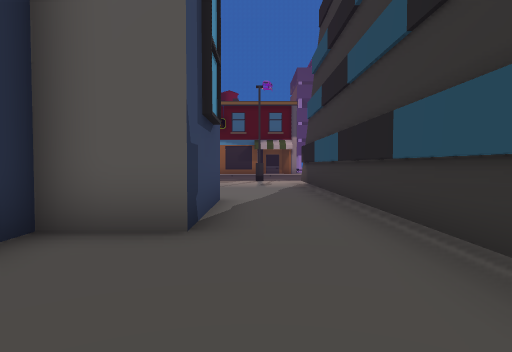
View 1 (above)

24 first-person views from a walk through a 3-D level made in the Unity game engine. The camera is 1.4 m above the floor, tilts 2° down and sees 75° across. The floor is counted in squares, 2 m on a side. Each view is taken from the middle of a square. On the plan, view 1 faces up. The plan holds only what a view shows up to about 10 squares ahead; the rest is blank. The place goes on beyond the plan. The player character is not drawn. Some animated figures are left out. Some surface patterns are stand-ins.

View 2
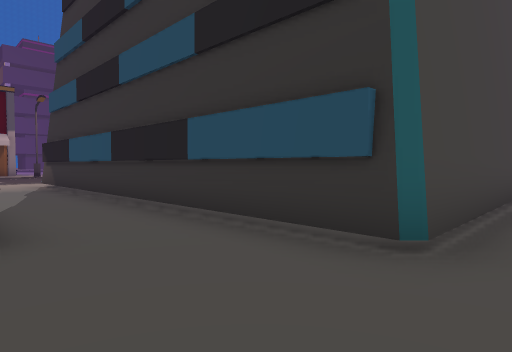

View 3
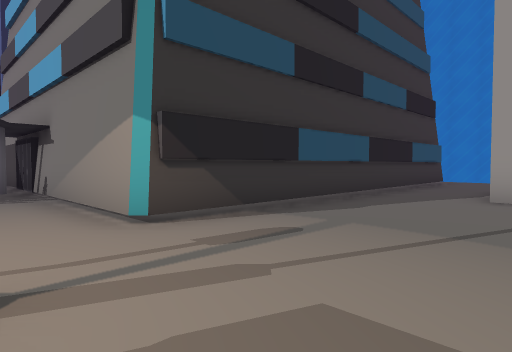

View 4
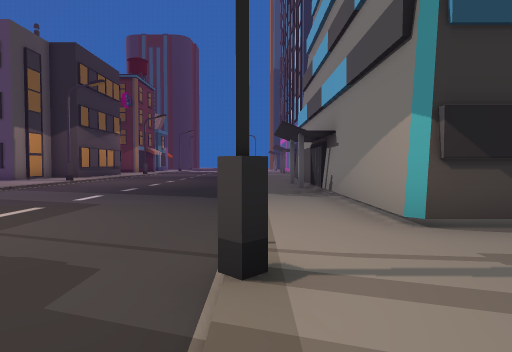

View 5
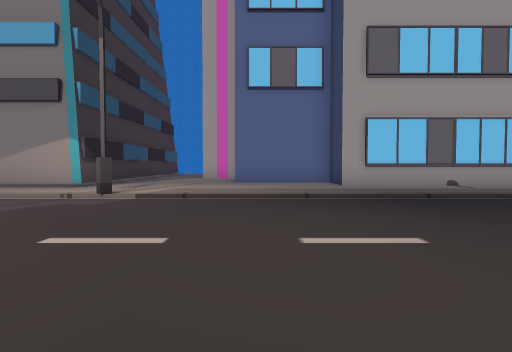

View 6
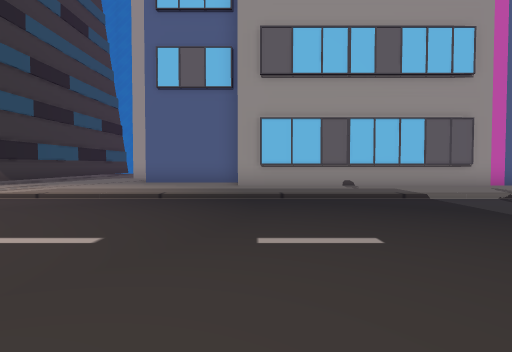

View 7
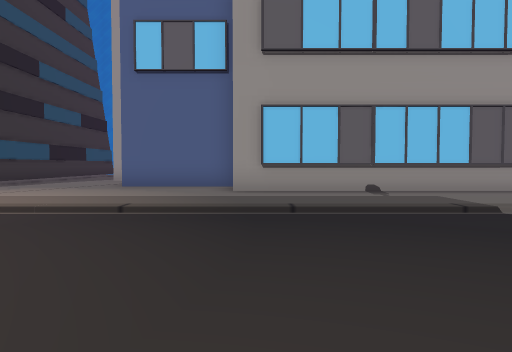

View 8
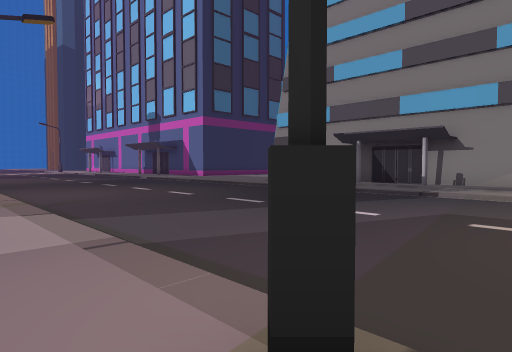

View 9
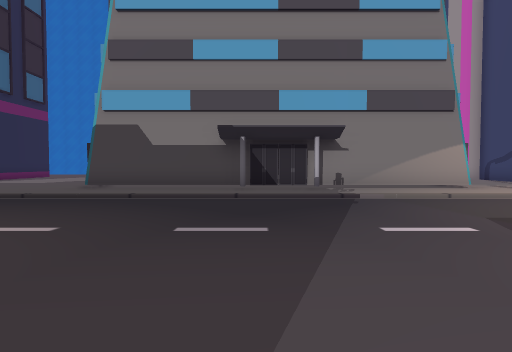

View 10
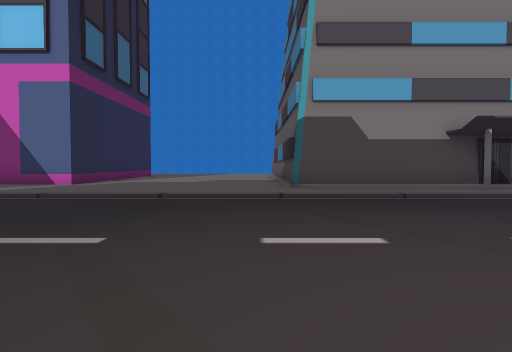

View 11
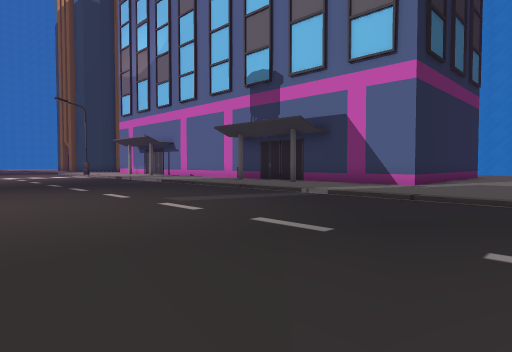

View 12
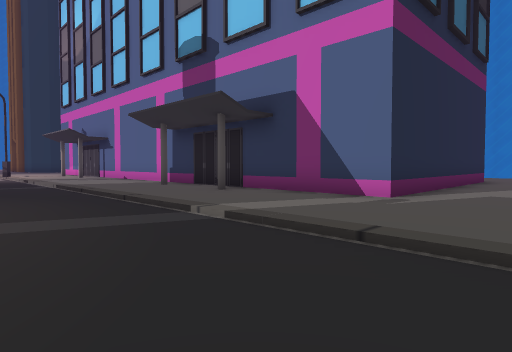

View 13
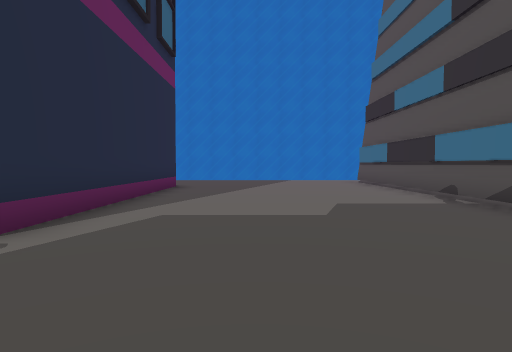

View 14
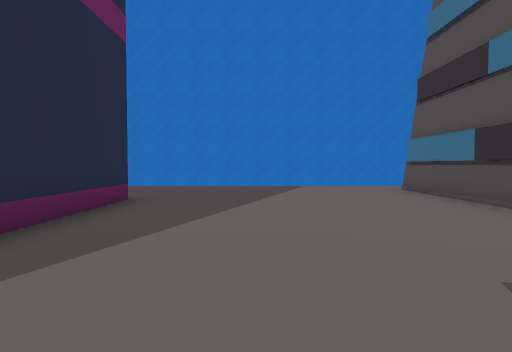

View 15
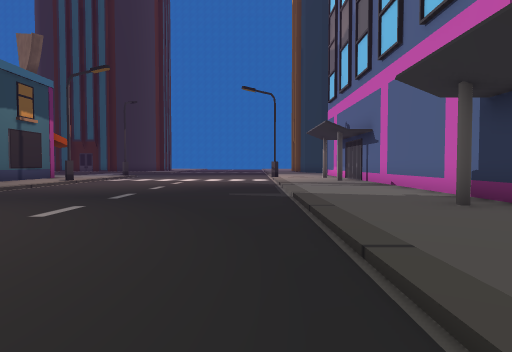

View 16
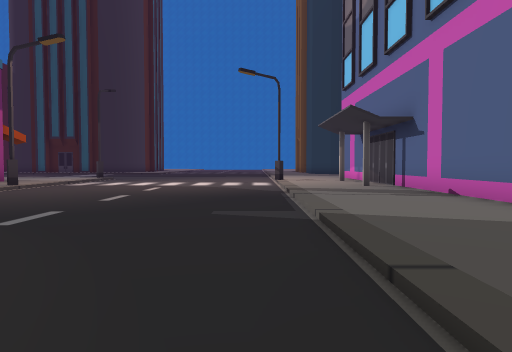

View 17
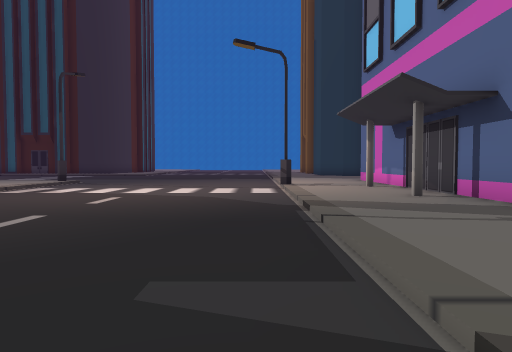

View 18
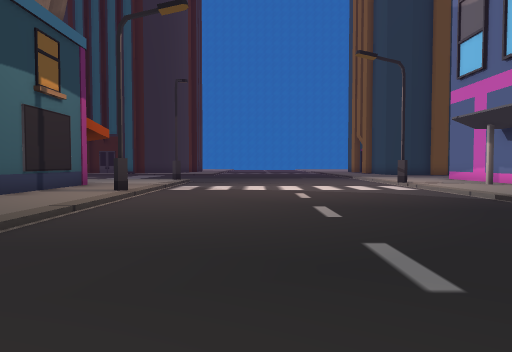

View 19
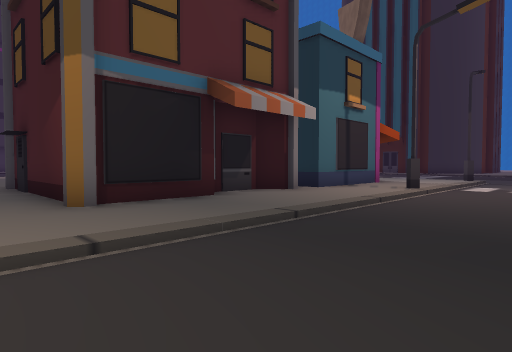

View 20
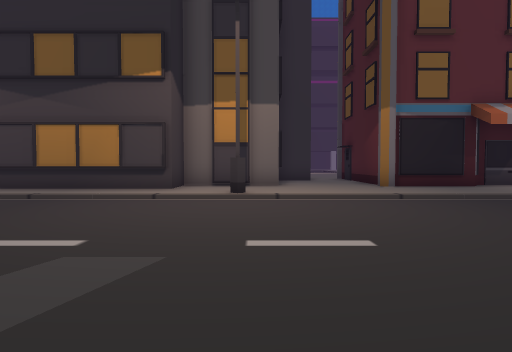

View 21
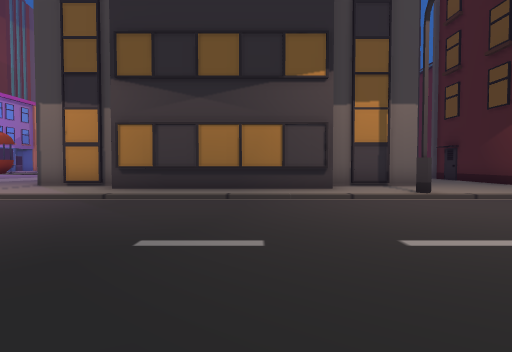

View 22
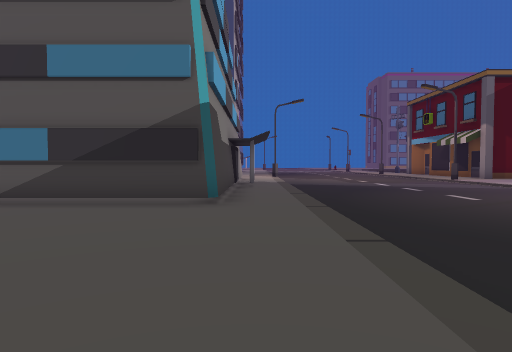

View 23
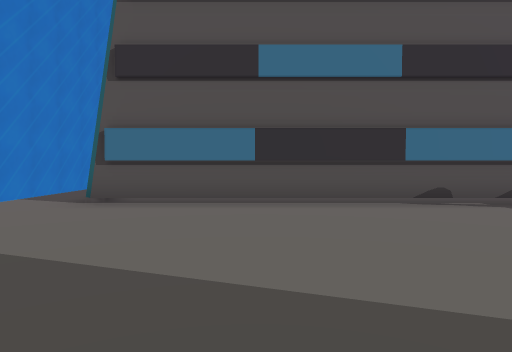

View 24
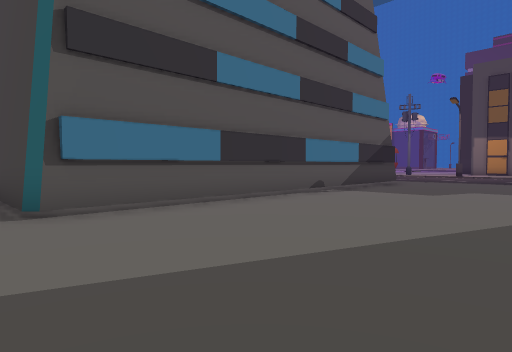

### Floor plan
Key: @ floor where view 1 was taken; # wall or solid block; . main floor; : floor 0.25 m higher than the main floor; / step, stairs or slope; = window, fence, low wall or low ledge; O other object.
Columns run from 11 left of view 1 to 37 right of it. Each row starts with its distance up from view 1.
 26                                      :#
 25                        :OOO     OOO:::##### #
 24                        ::::     O:::::::::::####
 23               :::::     :::OOOOO::::::::::::::::
 22               :#:::::::: :::::::::#::::::::::#:::
 21      .  .     ...................................
 20     ......    ...................................
 19    ........   ...................................
 18   ..........  ...................................
 17   ...............................................
 16  ................................................
 15 .................................................
 14 ///////////#/////////////////////////////////////
 13 :::::::::::::::::O:/:::::::::::::::::::::::::::::
 12 :::::::::::::OOOOOOOOOOOO:::::::::O::O::::::O::O:
 11 ######:::::::O::: ::::::O::::::####OO#########O##
 10      #:::::::O         :O::::::#
  9      ####::::O         :O::::::#
  8           :::O         :O::::::#
  7           :::O         :O::::::#
  6           #::O         :O::::::#
  5           #::O         :O::::::#
  4         ###::O         :O::::::#
  3         #::::O         :O:::::::
  2          ::::O         :O:::::::
  1           :::OOOOOOOOOOOO:::::::
  0           :@:::       ::::::::::
 -1                      ===

Where each view was taken, in squares from view 1:
view 1: 0 up, 0 right, facing up
view 2: 0 up, 1 left, facing up-right
view 3: 14 up, 2 left, facing down-right
view 4: 14 up, 2 left, facing right
view 5: 21 up, 3 left, facing down
view 6: 21 up, 6 left, facing down
view 7: 19 up, 6 left, facing down
view 8: 23 up, 3 right, facing down-right
view 9: 22 up, 8 right, facing down
view 10: 21 up, 14 right, facing down
view 11: 21 up, 16 right, facing down-right
view 12: 17 up, 17 right, facing down-right
view 13: 14 up, 17 right, facing down
view 14: 10 up, 17 right, facing down
view 15: 15 up, 21 right, facing right
view 16: 15 up, 24 right, facing right
view 17: 15 up, 27 right, facing right
view 18: 19 up, 26 right, facing right
view 19: 19 up, 25 right, facing up-right
view 20: 15 up, 23 right, facing up
view 21: 15 up, 19 right, facing up
view 22: 13 up, 19 right, facing left
view 23: 4 up, 19 right, facing left
view 24: 0 up, 18 right, facing up-left
